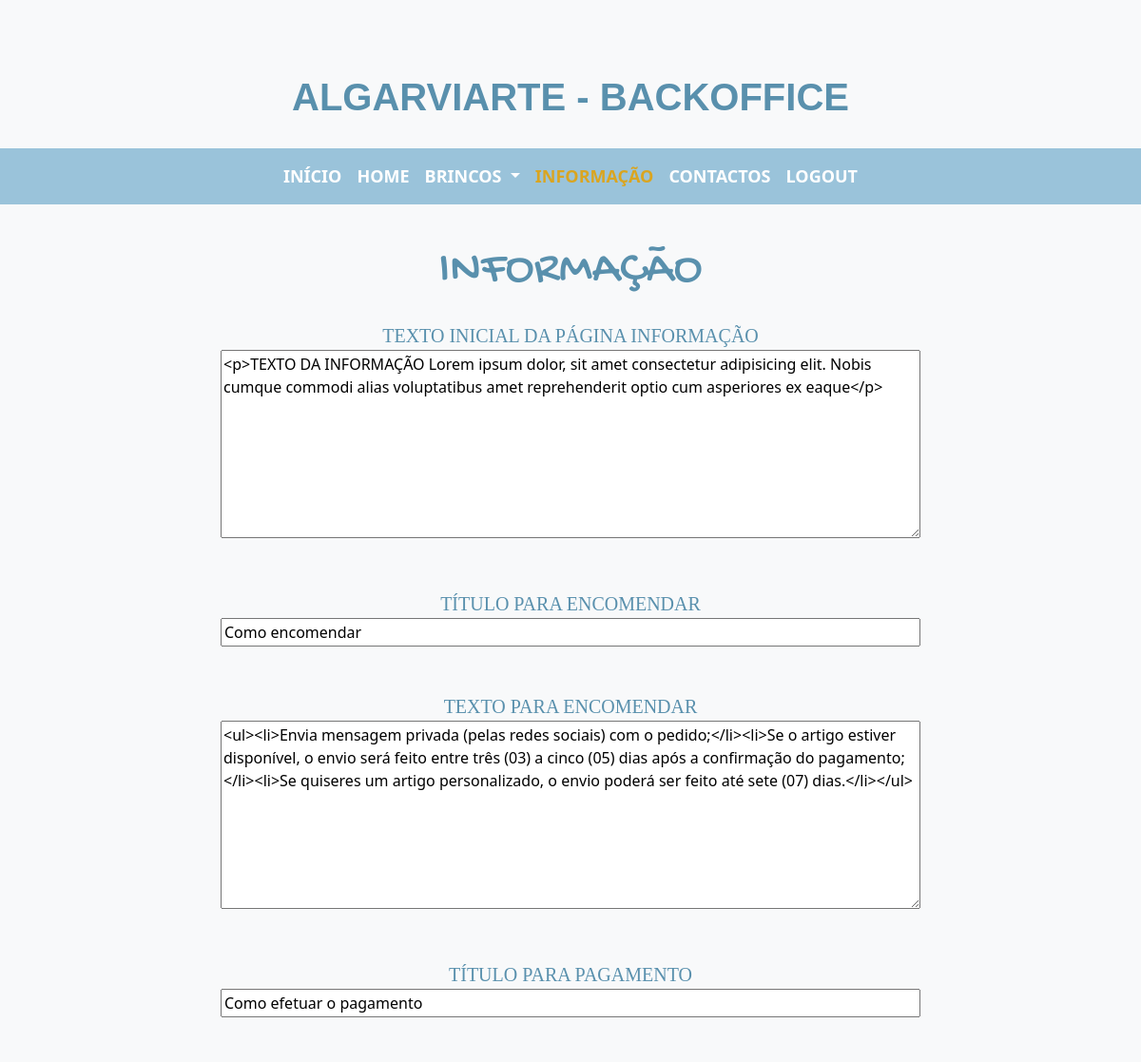
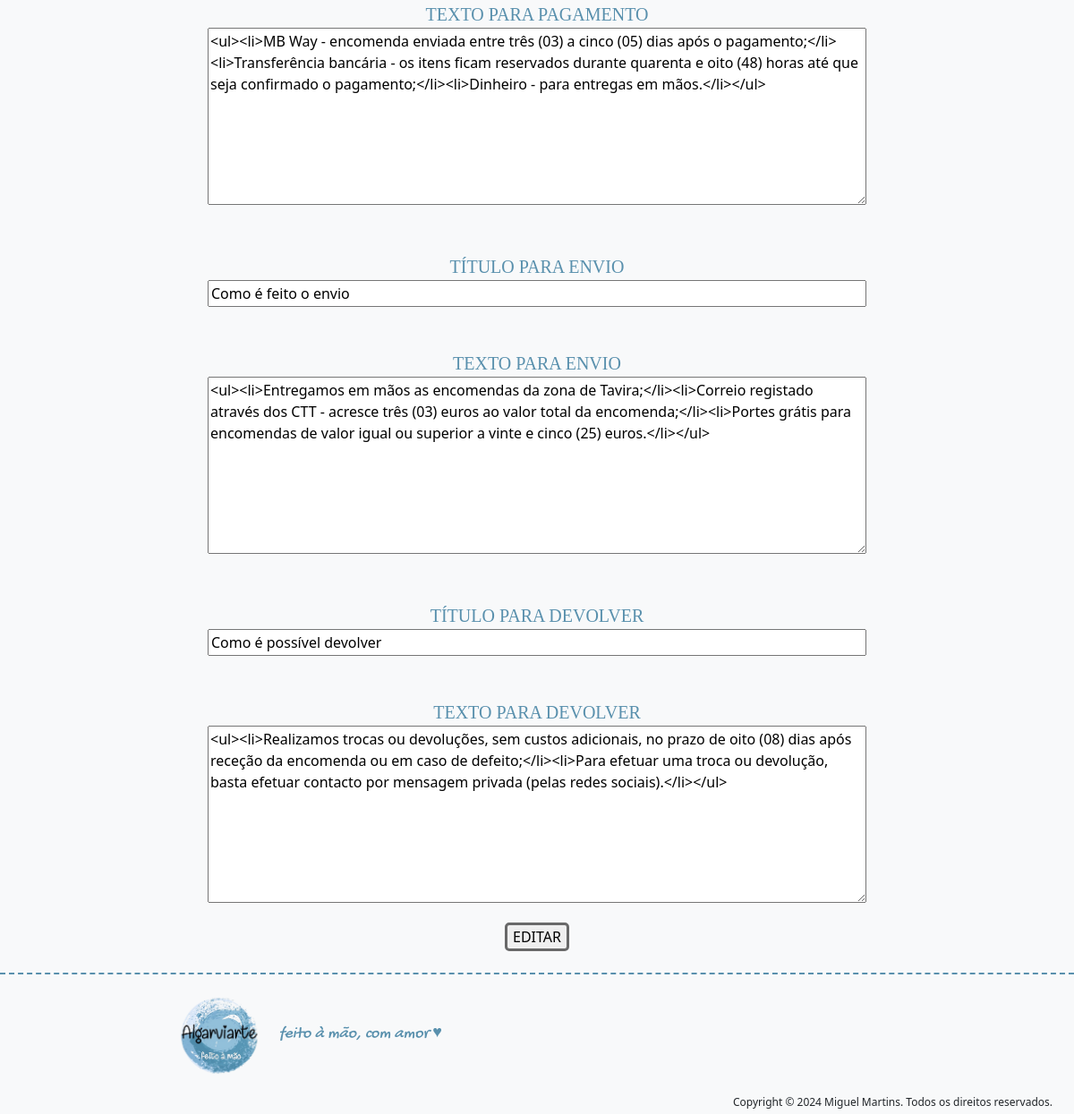
The page /backoffice/informacao.php (signed in) on the database its author committed (2 pictures, top to bottom).
### tables this page shows
CREATE TABLE `informacao` (
  `id` int(11) NOT NULL,
  `texto1` longtext NOT NULL,
  `encomendar` varchar(300) NOT NULL,
  `texto_encomendar` longtext NOT NULL,
  `pagamento` varchar(300) NOT NULL,
  `texto_pagamento` longtext NOT NULL,
  `envio` varchar(300) NOT NULL,
  `texto_envio` longtext NOT NULL,
  `devolver` varchar(300) NOT NULL,
  `texto_devolver` longtext NOT NULL
);

### backoffice/informacao.php (called while the page is built, shortened)
<?php
require("componentes/header.php");
require("mains/informacao_main.php");
require("componentes/footer.php");
?>

### helpers/base_dados.php (called while the page is built, shortened)
<?php
$pdo = New PDO("mysql:host=sql204.infinityfree.com;dbname=if0_37541991_algarviarte;charset=utf8mb4;", "if0_37541991", "zer0algarviarte");
function selectSQLUnico($sql){
    global $pdo;
    $consulta = $pdo->query($sql);
    $resultado = $consulta->fetch(PDO::FETCH_ASSOC);
    return $resultado;
}
?>

### backoffice/mains/informacao_main.php (the view, shortened to what this page needs)
<?php
$informacao = selectSQLUnico("SELECT * FROM informacao");
?>
<main class="container mt-3 px-0 mx-auto">
    <div class="row mt-2 mb-2 px-0 mx-0">
        <div class="col-4 t4 mx-auto text-center mt-3">
            informação
        </div>
    </div>
    <div class="row mt-3 mb-2 px-0 mx-0 text-center">
        <form action="" class="col-8 mx-auto">
            <label for="texto1" class="t5">texto inicial da página informação</label>
            <br>
            <textarea name="texto1" id="editor" autofocus rows="8"
                style="width: 100%;"><?= $informacao["texto1"] ?></textarea>
            <br><br><br>
            <label for="encomendar" class="t5">título para encomendar</label>
            <br>
            <input type="text" name="encomendar" required="required" style="width: 100%;"
                value="<?= $informacao["encomendar"] ?>">
            <br><br><br>
            <label for="texto_encomendar" class="t5">texto para encomendar</label>
            <br>
            <textarea name="texto_encomendar" id="editor1" rows="8"
                style="width: 100%;"><?= $informacao["texto_encomendar"] ?></textarea>
            <br><br><br>
            <label for="pagamento" class="t5">título para pagamento</label>
            <br>
            <input type="text" name="pagamento" required="required" style="width: 100%;"
                value="<?= $informacao["pagamento"] ?>">
            <br><br><br>
            <label for="texto_pagamento" class="t5">texto para pagamento</label>
            <br>
            <textarea name="texto_pagamento" id="editor2" rows="8"
                style="width: 100%;"><?= $informacao["texto_pagamento"] ?></textarea>
            <br><br><br>
            <label for="envio" class="t5">título para envio</label>
            <br>
            <input type="text" name="envio" required="required" style="width: 100%;"
                value="<?= $informacao["envio"] ?>">
            <br><br><br>
            <label for="texto_envio" class="t5">texto para envio</label>
            <br>
            <textarea name="texto_envio" id="editor3" rows="8"
                style="width: 100%;"><?= $informacao["texto_envio"] ?></textarea>
            <br><br><br>
            <label for="devolver" class="t5">título para devolver</label>
            <br>
            <input type="text" name="devolver" required="required" style="width: 100%;"
                value="<?= $informacao["devolver"] ?>">
            <br><br><br>
            <label for="texto_devolver" class="t5">texto para devolver</label>
            <br>
            <textarea name="texto_devolver" id="editor4" rows="8"
                style="width: 100%;"><?= $informacao["texto_devolver"] ?></textarea>
            <input type="submit" value="EDITAR" class="close mb-3 mt-3">
        </form>
    </div>
</main>

### backoffice/css/style_backoffice.css (style rules this page uses)
body { max-width: 1280px; min-width: 992px; }
html { scroll-behavior: smooth; }
.t4 { text-transform: uppercase; font-family: "GochiHand"; color: #5990ad; font-size: 50px; }
.t5 { text-transform: uppercase; font-family: "Times New Roman", Times, serif; color: #5990ad; font-size: 20px; }
.close, .close2, .editar { border: 3px solid rgb(105, 105, 105); text-transform: uppercase; border-radius: 5px; }

### rows shown on the page
informacao: texto1 "<p>TEXTO DA INFORMAÇÃO Lorem ipsum dolor, sit amet consectetur adipisicing elit. Nobis cumque commodi alias voluptatibus amet reprehenderit optio cum asperiores ex eaque</p>", encomendar "Como encomendar", texto_encomendar "<ul><li>Envia mensagem privada (pelas redes sociais) com o pedido;</li><li>Se o artigo estiver disponível, o envio será feito entre três (03) a cinco (05) dias após a confirmação do pagamento;</li><li>Se quiseres um artigo personalizado, o envio poderá ser feito até sete (07) dias.</li></ul>", pagamento "Como efetuar o pagamento", texto_pagamento "<ul><li>MB Way - encomenda enviada entre três (03) a cinco (05) dias após o pagamento;</li><li>Transferência bancária - os itens ficam reservados durante quarenta e oito (48) horas até que seja confirmado o pagamento;</li><li>Dinheiro - para entregas em mãos.</li></ul>", envio "Como é feito o envio", texto_envio "<ul><li>Entregamos em mãos as encomendas da zona de Tavira;</li><li>Correio registado através dos CTT - acresce três (03) euros ao valor total da encomenda;</li><li>Portes grátis para encomendas de valor igual ou superior a vinte e cinco (25) euros.</li></ul>", devolver "Como é possível devolver", texto_devolver "<ul><li>Realizamos trocas ou devoluções, sem custos adicionais, no prazo de oito (08) dias após receção da encomenda ou em caso de defeito;</li><li>Para efetuar uma troca ou devolução, basta efetuar contacto por mensagem privada (pelas redes sociais).</li></ul>"
